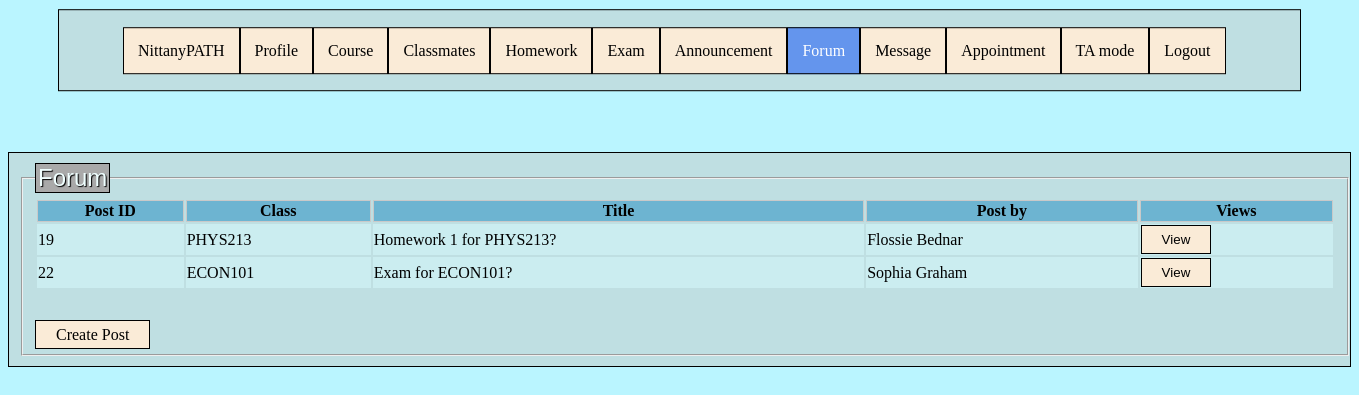
/forumTA (signed in), run on the app's committed database.
### tables this page shows
CREATE TABLE Posts(post_no INTEGER PRIMARY KEY AUTOINCREMENT, cid VARCHAR(12), pdate TEXT, ptime TEXT, ptitle VARCHAR(50), semail VARCHAR(8), postdesc TEXT, FOREIGN KEY (semail) REFERENCES Enrolls ON DELETE CASCADE);

### app.py (the view)
@app.route('/forumTA', methods=['POST', 'GET'])
def forumTA():
    error = None
    connection = sql.connect('database.db')
    cursor1 = connection.execute('SELECT DISTINCT Pt.cid, Pt.ptitle, S2.firstname, S2.lastname, Pt.post_no '
                                 'FROM Posts Pt, TA S, Enrolls E, Courses C, Students S2 '
                                 'WHERE ? = S.semail AND ? = S.Password AND S.semail = E.semail AND E.cid = C.cid AND C.cid = Pt.cid AND Pt.semail = S2.semail',
                                 (myid, mypw))
    forum1 = cursor1.fetchall()
    cursor1 = connection.execute('SELECT DISTINCT Pt.cid, Pt.ptitle, TA.firstname, TA.lastname, Pt.post_no '
                                 'FROM Posts Pt, TA S, Enrolls E, Courses C, TA '
                                 'WHERE ? = S.semail AND ? = S.Password AND S.semail = E.semail AND E.cid = C.cid AND C.cid = Pt.cid AND Pt.semail = TA.semail',
                                 (myid, mypw))
    forum2 = cursor1.fetchall()
    cursor1 = connection.execute('SELECT DISTINCT Pt.cid, Pt.ptitle, S2.firstname, S2.lastname, Pt.post_no '
                                 'FROM Posts Pt, TA S, Enrolls E, Courses C, Professors S2 '
                                 'WHERE ? = S.semail AND ? = S.Password AND S.semail = E.semail AND E.cid = C.cid AND C.cid = Pt.cid AND Pt.semail = S2.pemail',
                                 (myid, mypw))
    forum3 = cursor1.fetchall()
    tempforum = []
    for set in forum1:
        tempname = set[2] + ' ' + set[3]
        tempforum.append([set[0], set[1], tempname, set[4]])
    for set in forum2:
        tempname = set[2] + ' ' + set[3]
        tempforum.append([set[0], set[1], tempname, set[4]])
    for set in forum3:
        tempname = set[2] + ' ' + set[3]
        tempforum.append([set[0], set[1], tempname, set[4]])
    if request.method == 'POST':
        global temppostnum
        temppostnum = request.form['postnum']
        global cidnum
        cidnum = request.form['class']
        return redirect('/commentTA')
    if forum:
        return render_template('forumTA.html', error=error, forum=tempforum)
    else:
        error = 'invalid input name'
    return render_template('forumTA.html', error=error)

### templates/forumTA.html (shortened to what this page needs)
<!DOCTYPE html>
<html lang="en">
<head>
</head>
<body>
   <div class="nav">
       <fieldset style="border:0 none">
             <ul>
                <li><a href="/TA" >NittanyPATH</a></li>
                <li><a href="/profileTA">Profile</a></li>
                <li><a href="/courseTA">Course</a></li>
                <li><a href="/classmatesTA">Classmates</a></li>
                <li><a href="/homeworkTA">Homework</a></li>
                <li><a href="/examTA">Exam</a></li>
                <li><a href="/announcementsTA">Announcement</a></li>
                <li><a href="/forumTA" style="background-color: cornflowerblue; color:white; border: 1px solid black;">Forum</a></li>
                <li><a href="/inboxTA">Message</a></li>
                <li><a href="/appointmentTA">Appointment</a></li>
                <li><a class="only" href="/TATA">TA mode</a></li>
                <li><a href="/login">Logout</a></li>
             </ul>
       </fieldset>
    </div>
    <div class="forum">
        <fieldset>
            <legend>Forum</legend>
                <table>
                <tr>
                    <th scope="post_no"> Post ID</th>
                    <th scope="class"> Class</th>
                    <th scope="title"> Title</th>
                    <th scope="name"> Post by</th>
                    <th scope="temp"> Views</th>
                </tr>
                    <tbody>
                    {% for class, title, name, post_no in forum %}
                        <form action="/forumTA", method="POST">
                        <tr>
                            <td> <input type="text" name="postnum" value="{{ post_no }}" readonly="readonly" style="display: none"/>{{ post_no }} </td>
                            <td> <input type="text" name="class" value="{{ class }}" readonly="readonly" style="display: none" /> {{ class }}</td>
                            <td> {{ title }} </td>
                            <td> {{ name }} </td>
                            <td> <button type="submit">View</button> </td>
                        </tr>
                        </form>
                    {% endfor %}
                    </tbody>
                </table>
        <br><br>
                <a class="bar" href="/createforumTA" role="button">Create Post</a>
        </fieldset>
    </div>
</body>
</html>

### data on the page
Posts: post_no "19", cid "PHYS213", ptitle "Homework 1 for PHYS213?", name "Flossie Bednar"
Posts: post_no "22", cid "ECON101", ptitle "Exam for ECON101?", name "Sophia Graham"
